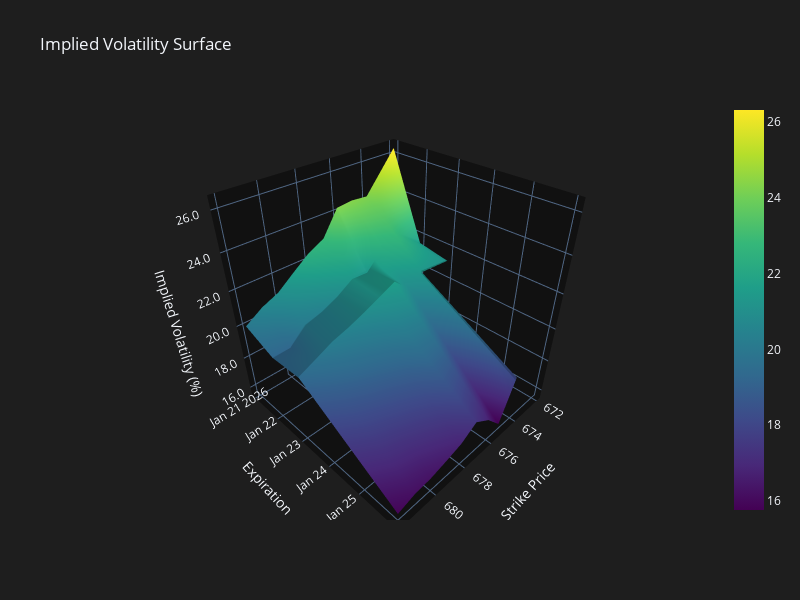

Notebook source saved alongside this figure:
### Code cell
from blackScholesChain import impliedVol
import yfinance as yf
import numpy as np
import datetime as dt
from pandas import DataFrame, Series
import plotly.graph_objects as go

#PARAMETERS
stock = yf.Ticker("SPY")
strikes = 10
r = 0.0375 #risk-free rate
no_expirations = 4 #<= len(stock.options)

#IMPLIED VOL CALCULATIONS
dates = np.array(stock.options[1:no_expirations+1], dtype = "datetime64[D]", order = "K", subok = False, ndmin = 0)
t_till = np.array(dates-np.full(no_expirations, fill_value = dt.date.today(), dtype = "datetime64[D]"), dtype = "float64")/365 #time till expiration; in years
S = stock.info["regularMarketPrice"]

k = 0
for i,t in enumerate(t_till):
    c,p = DataFrame(stock.option_chain(date = str(dates[i]))[0]),DataFrame(stock.option_chain(date = str(dates[i]))[1])
    c.set_index("strike", inplace = True), p.set_index("strike", inplace = True)
    c["Intrinsic Value"] = Series(S - c.index, index = c.index).map(lambda x: max(0,x))
    p["Intrinsic Value"] = Series(p.index - S, index = p.index).map(lambda x: max(0,x))
    c = c.iloc[(c.index.get_loc(c["Intrinsic Value"].idxmin()) - strikes//2):(c.index.get_loc(c["Intrinsic Value"].idxmin()) + strikes//2), 2]
    p = p.iloc[(p.index.get_loc(p["Intrinsic Value"][p["Intrinsic Value"] != 0].idxmin()) - strikes//2):(p.index.get_loc(p["Intrinsic Value"][p["Intrinsic Value"] != 0].idxmin()) + strikes//2), 2]
    if k == 0:
        call, put = DataFrame(columns = c.index), DataFrame(columns = p.index)
        call.index.name = "Call"
        put.index.name = "Put"
        k += 1
    call.loc[dates[i]], put.loc[dates[i]] = impliedVol(S,c.index,r,t,c,p)

#print(f"{call.iloc[:,:6]}\n\n{put.iloc[:,:6]}")

#PLOT
X,Y = np.meshgrid(c.index, call.index)
fig = go.Figure(data = [go.Surface(x=X, y=Y, z=np.array(call), colorscale = "viridis")])
fig.update_layout(title = "Implied Volatility Surface", scene = dict(xaxis_title="Strike Price", yaxis_title = "Expiration", zaxis_title = "Implied Volatility (%)"), width = 800, height = 600, template="plotly_dark", paper_bgcolor = "#1E1E1E", plot_bgcolor = "#1E1E1E")
fig.update_scenes(zaxis = {"tickformat":".1f"}) #why is this still one 2dp?
fig.show()

### Figure 1 — Plotly figure (JSON) as saved in the notebook; plotly's stock layout.template omitted (floating-point values rounded to 4 significant figures)
{"data": [{"colorscale": [[0.0, "#440154"], [0.1111, "#482878"], [0.2222, "#3e4989"], [0.3333, "#31688e"], [0.4444, "#26828e"], [0.5556, "#1f9e89"], [0.6667, "#35b779"], [0.7778, "#6ece58"], [0.8889, "#b5de2b"], [1.0, "#fde725"]], "x": [[672.0, 674.0, 675.0, 676.0, 677.0, 678.0, 679.0, 680.0, 681.0, 682.0], [672.0, 674.0, 675.0, 676.0, 677.0, 678.0, 679.0, 680.0, 681.0, 682.0], [672.0, 674.0, 675.0, 676.0, 677.0, 678.0, 679.0, 680.0, 681.0, 682.0], [672.0, 674.0, 675.0, 676.0, 677.0, 678.0, 679.0, 680.0, 681.0, 682.0]], "y": [["2026-01-21T00:00:00.000000000", "2026-01-21T00:00:00.000000000", "2026-01-21T00:00:00.000000000", "2026-01-21T00:00:00.000000000", "2026-01-21T00:00:00.000000000", "2026-01-21T00:00:00.000000000", "2026-01-21T00:00:00.000000000", "2026-01-21T00:00:00.000000000", "2026-01-21T00:00:00.000000000", "2026-01-21T00:00:00.000000000"], ["2026-01-22T00:00:00.000000000", "2026-01-22T00:00:00.000000000", "2026-01-22T00:00:00.000000000", "2026-01-22T00:00:00.000000000", "2026-01-22T00:00:00.000000000", "2026-01-22T00:00:00.000000000", "2026-01-22T00:00:00.000000000", "2026-01-22T00:00:00.000000000", "2026-01-22T00:00:00.000000000", "2026-01-22T00:00:00.000000000"], ["2026-01-23T00:00:00.000000000", "2026-01-23T00:00:00.000000000", "2026-01-23T00:00:00.000000000", "2026-01-23T00:00:00.000000000", "2026-01-23T00:00:00.000000000", "2026-01-23T00:00:00.000000000", "2026-01-23T00:00:00.000000000", "2026-01-23T00:00:00.000000000", "2026-01-23T00:00:00.000000000", "2026-01-23T00:00:00.000000000"], ["2026-01-26T00:00:00.000000000", "2026-01-26T00:00:00.000000000", "2026-01-26T00:00:00.000000000", "2026-01-26T00:00:00.000000000", "2026-01-26T00:00:00.000000000", "2026-01-26T00:00:00.000000000", "2026-01-26T00:00:00.000000000", "2026-01-26T00:00:00.000000000", "2026-01-26T00:00:00.000000000", "2026-01-26T00:00:00.000000000"]], "z": [[26.32, 24.24, 24.32, 24.22, 22.87, 22.41, 21.73, 21.02, 20.62, 20.01], [21.54, 22.86, 22.33, 21.34, 21.41, 20.83, 20.41, 20.15, 19.3, 19.28], [21.2, 21.31, 20.83, 21.69, 21.26, 20.87, 20.52, 20.24, 19.82, 19.37], [NaN, 18.18, 15.76, 16.81, 17.44, 16.83, 16.54, 16.29, 16.19, 15.88]], "type": "surface"}], "layout": {"title": {"text": "Implied Volatility Surface"}, "scene": {"xaxis": {"title": {"text": "Strike Price"}}, "yaxis": {"title": {"text": "Expiration"}}, "zaxis": {"title": {"text": "Implied Volatility (%)"}, "tickformat": ".1f"}}, "width": 800, "height": 600, "paper_bgcolor": "#1E1E1E", "plot_bgcolor": "#1E1E1E"}}
